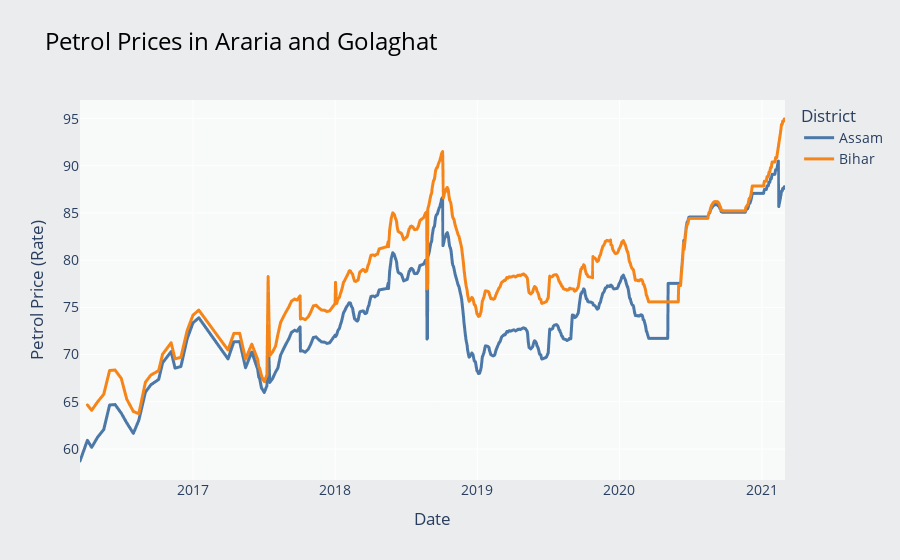

Notebook code cell kept with this figure:
### Code cell
fig = px.line(
    filtered_data,
    x="date",
    y="rate",
    color="district",
    title="Petrol Prices in Araria and Golaghat",
    color_discrete_sequence=px.colors.qualitative.T10
)

fig.update_traces(line=dict(width=3))

fig.update_layout(
    plot_bgcolor="#F8F9F9",
    paper_bgcolor="#EAECEE",
    title_font=dict(size=24, color="black"),
    xaxis_title="Date",
    yaxis_title="Petrol Price (Rate)",
    font=dict(size=14),
    legend_title="District",
)

fig.show()

### Figure 1 — Plotly figure (JSON) as saved in the notebook; plotly's stock layout.template omitted (floating-point values rounded to 4 significant figures; data arrays with more than 128 entries replaced by an {"elided": "..."} marker saying what was removed)
{"data": [{"hovertemplate": "district=Assam<br>date=%{x}<br>rate=%{y}<extra></extra>", "legendgroup": "Assam", "line": {"color": "#4C78A8", "dash": "solid", "width": 3}, "marker": {"symbol": "circle"}, "mode": "lines", "name": "Assam", "showlegend": true, "type": "scattergl", "x": {"elided": "880 str values"}, "xaxis": "x", "y": {"elided": "880 float values"}, "yaxis": "y"}, {"hovertemplate": "district=Bihar<br>date=%{x}<br>rate=%{y}<extra></extra>", "legendgroup": "Bihar", "line": {"color": "#F58518", "dash": "solid", "width": 3}, "marker": {"symbol": "circle"}, "mode": "lines", "name": "Bihar", "showlegend": true, "type": "scattergl", "x": {"elided": "880 str values"}, "xaxis": "x", "y": {"elided": "880 float values"}, "yaxis": "y"}], "layout": {"font": {"size": 14}, "legend": {"title": {"text": "District"}, "tracegroupgap": 0}, "paper_bgcolor": "#EAECEE", "plot_bgcolor": "#F8F9F9", "title": {"font": {"color": "black", "size": 24}, "text": "Petrol Prices in Araria and Golaghat"}, "xaxis": {"anchor": "y", "domain": [0, 1], "title": {"text": "Date"}}, "yaxis": {"anchor": "x", "domain": [0, 1], "title": {"text": "Petrol Price (Rate)"}}}}
